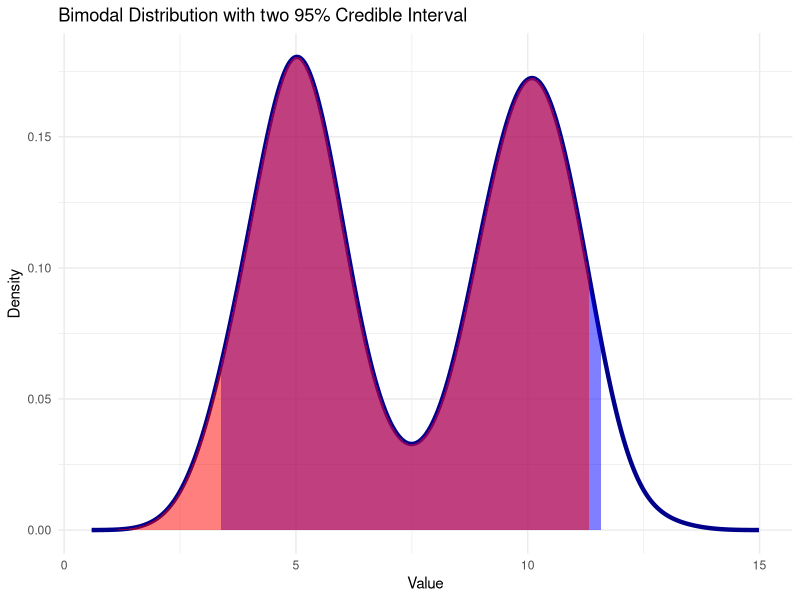
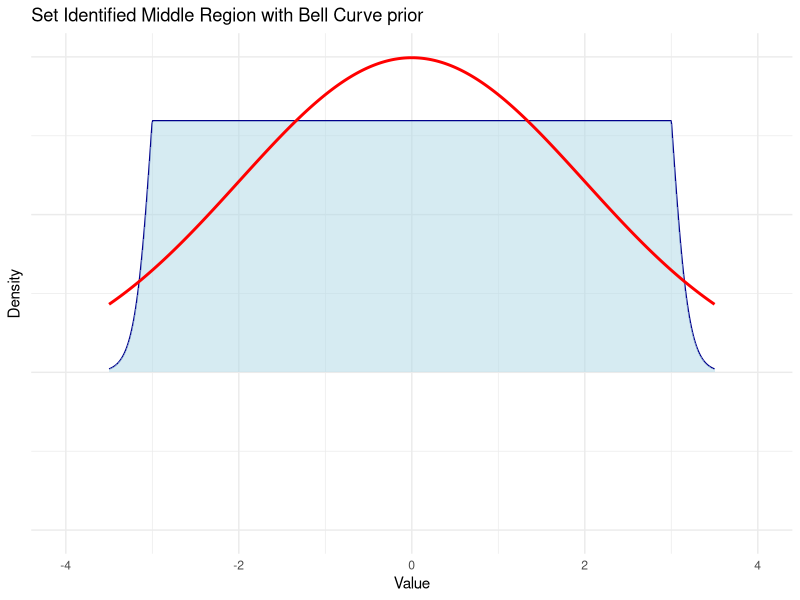
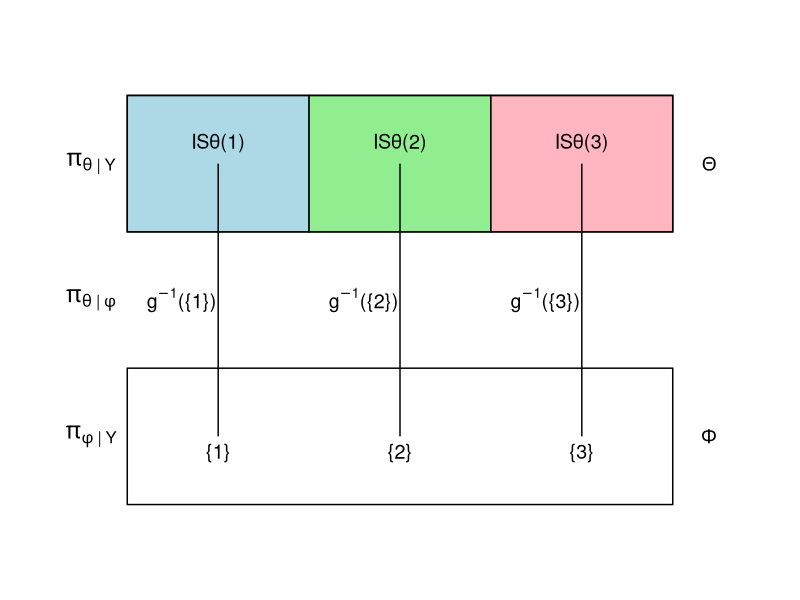
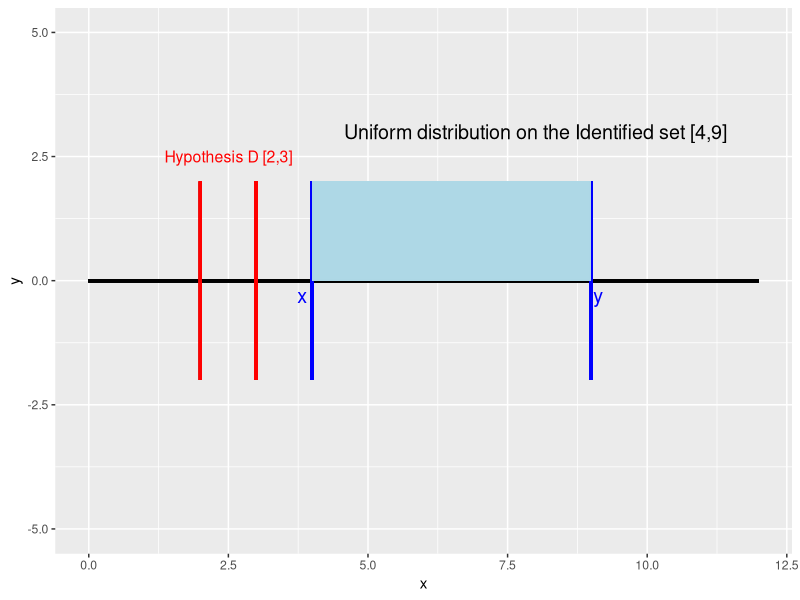
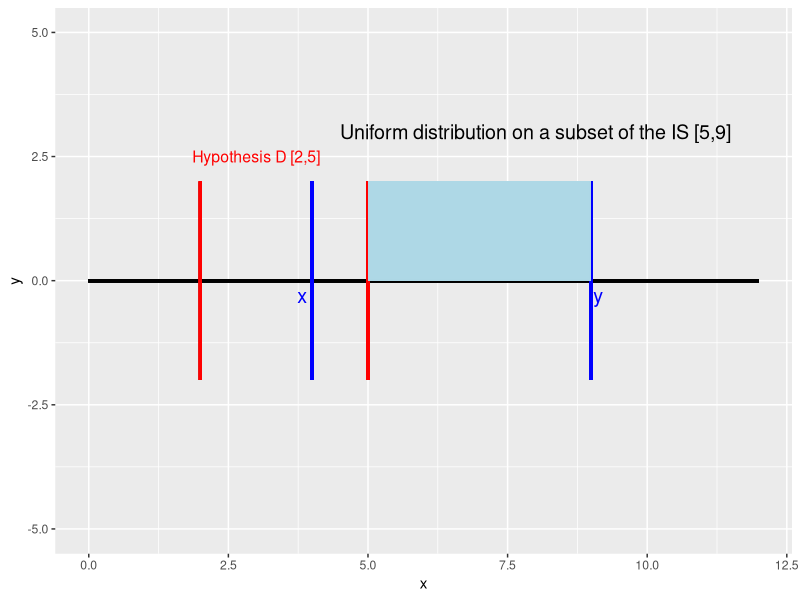
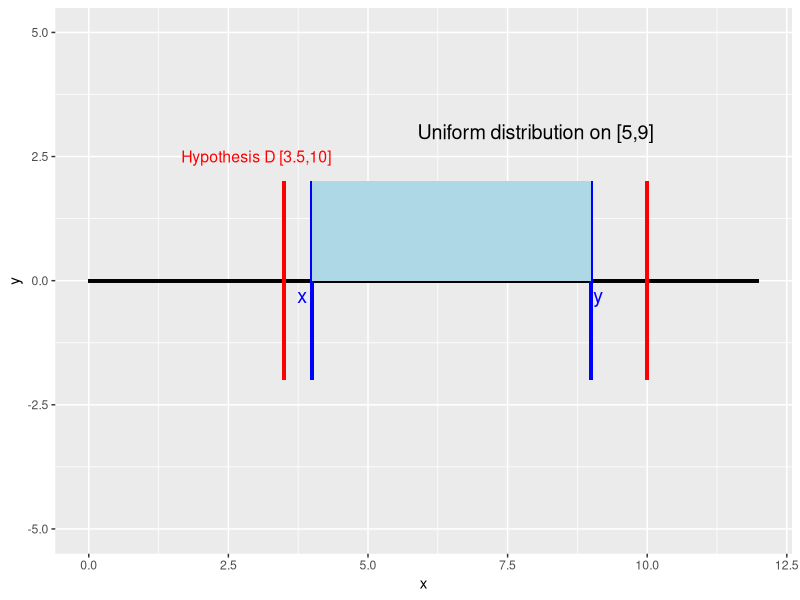
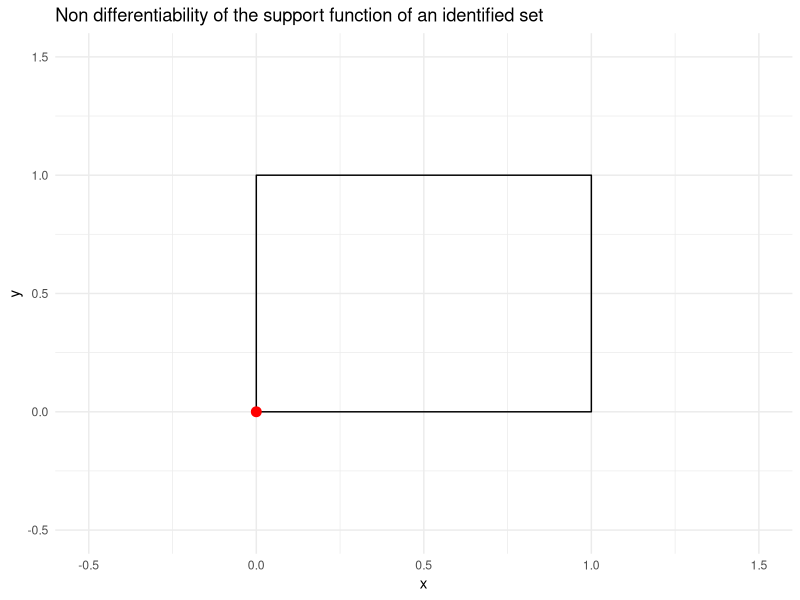
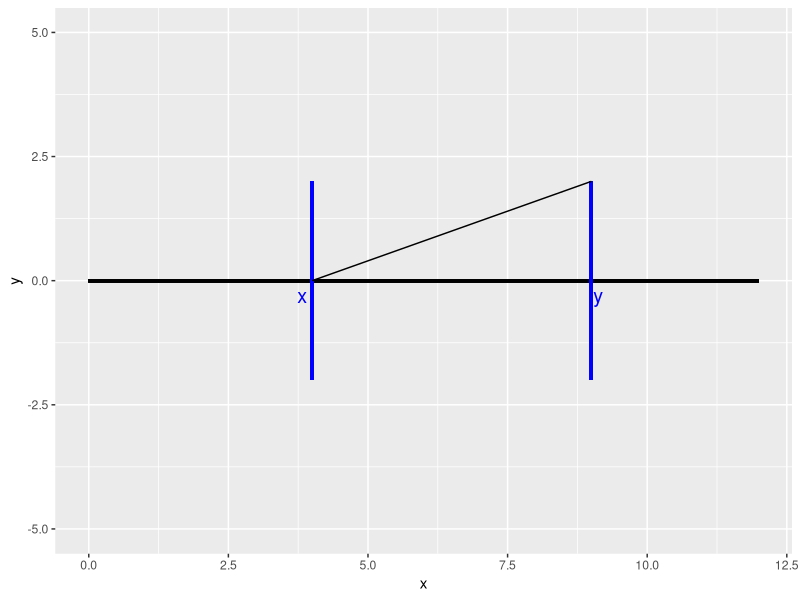

Source code (R) for these figures, in order:
## ---- chunk 1
rm(list = ls())
#install.packages("gganimate")
#install.packages("gifski")
#install.packages("png")
library(tidyverse)
library(dplyr)
library(ggplot2)

## ---- chunk 2
    #| fig-width: 5
    #| fig-height: 4
    # Set seed for reproducibility
    set.seed(123)

    # Number of samples from each normal distribution
    n1 <- 1000
    n2 <- 1000

    # Generate data from two normal distributions
    data1 <- rnorm(n1, mean = 5, sd = 1)  # First mode: mean 5, sd 1
    data2 <- rnorm(n2, mean = 10, sd = 1) # Second mode: mean 10, sd 1

    joint_data <- c(data1, data2) |> sort()
    credible_interval <- quantile(joint_data, probs = c(0.025, 0.975))
    cdf_values <- seq_along(joint_data) / length(joint_data)
    x_95 <- joint_data[which.min(abs(cdf_values - 0.95))]
    density_data <- density(joint_data)

    # Create a data frame with the density values
    density_df <- data.frame(x = density_data$x, y = density_data$y)

    # Plot the joint distribution and the 95% credible interval
    density_df |> ggplot( aes(x = x, y = y)) +
      geom_line(color = "darkblue", size = 1.5) +  # Density line
      geom_ribbon(data = density_df[density_df$x >= credible_interval[1] & density_df$x <= credible_interval[2], ],
                  aes(x = x, ymin = 0, ymax = y), fill = "blue", alpha = 0.5) +  # Credible interval
      labs(title = "Bimodal Distribution with two 95% Credible Interval",
           x = "Value", y = "Density") +
      geom_ribbon(data = density_df[density_df$x <= x_95, ], 
                  aes(x = x, ymin = 0, ymax = y), 
                  fill = "red", alpha = 0.5) +

      theme_minimal()
## ---- chunk 3
n <- 1000  # Number of samples
mean_flat <- 0  # Mean of the flat region
width_flat <- 3  # Width of the flat region (wide for a flat middle region)
decay_width <- 0.5  # Width of the smooth decay region

# Generate x values
x_values <- seq(-width_flat - decay_width, width_flat + decay_width, length.out = n)

# Create flat middle region (uniform distribution)
flat_region <- ifelse(abs(x_values) <= width_flat, 1, 0)


# Create smooth decay using a sigmoid function (logistic decay)
decay_left <- 1 / (1 + exp(-10 * (x_values[x_values < - width_flat] + width_flat)))*2
decay_right <- 2-1 / (1 + exp(-10 * (x_values[x_values > width_flat] - width_flat)))*2

# Combine the regions: flat in the middle and sigmoid decay on the edges
combined_distribution <- flat_region

# Combine decay regions smoothly on both ends
combined_distribution[x_values < -width_flat] <- decay_left
combined_distribution[x_values > width_flat] <- decay_right
combined_distribution <- combined_distribution / sum(combined_distribution) * n /7


mean_normal <- 0  # Mean of the normal distribution
sd_normal <- 2  # Standard deviation of the normal distribution
bell_curve <- dnorm(x_values, mean = mean_normal, sd = sd_normal)


# Create a data frame for plotting
data <- data.frame(x = x_values, y = combined_distribution, bell_curve = bell_curve)

# Plot the distribution and the bell curve with shading for the 95% CDF
ggplot(data, aes(x = x)) +
  # Plot the combined distribution (original plot)
  geom_line(aes(y = y), color = "darkblue") +
  geom_area(aes(y = y), fill = "lightblue", alpha = 0.5) +
  
  # Add the bell curve (normal distribution)
  geom_line(aes(y = bell_curve), color = "red", size = 1) +
  
  # Axis limits and labels
  ylim(-0.1, 0.2) +
  xlim(-4, 4) +
  labs(title = "Set Identified Middle Region with Bell Curve prior",
       x = "Value", y = "Density") +
  
  # Theme settings
  theme_minimal() +
  theme(axis.text.y = element_blank())  # Hide y-axis text

## ---- chunk 4
# Load ggplot2 library
library(ggplot2)

# Create data for the three colored sections (top rectangle divided into thirds)
sections_data <- data.frame(
  xmin = c(0.5, 1.5, 2.5),
  x = c(1,2,3),
  xmax = c(1.5, 2.5, 3.5),
  ymin = rep(2.5, 3),  # Top rectangle's y-range (2.5 to 3.5)
  ymax = rep(3.5, 3),
  y = rep(3, 3),
  color = c("lightblue", "lightgreen", "lightpink"),  # Different colors for each third
  label = c("ISθ(1)", "ISθ(2)", "ISθ(3)")
)

# Create data for the numbers (bottom rectangle)
numbers_data <- data.frame(
  x = c(1, 2, 3),    # x-coordinates for numbers (matching sections)
  y = rep(1, 3),     # y-coordinate for all numbers (bottom of the plot)
  label = c("{1}", "{2}", "{3}")  # Set notation for the numbers
)

# Create a data frame for the connections (lines)
lines_data <- data.frame(
  x_start = c(1, 2, 3),
  y_start = rep(3, 3),  # Starting y-coordinate for top sections
  x_end = c(1, 2, 3),
  y_end = rep(1, 3)     # Ending y-coordinate for numbers
)

# Create the plot
ggplot() +
  # Add the three colored sections at the top (top rectangle divided into thirds)
  geom_rect(data = sections_data, aes(xmin = xmin, xmax = xmax, ymin = ymin, ymax = ymax, fill = color),
            color = "black") +
  geom_text(data = sections_data, aes(x = x, y = y, label = label), vjust = -1, size = 5)+
  annotate("text", x = 0.3, y = 3, label = expression(pi[theta ~ "|" ~ Y]), size = 6, fontface = "italic")+
  annotate("text", x = 0.3, y = 2, label = expression(pi[theta ~ "|" ~ phi]), size = 6, fontface = "italic")+
  annotate("text", x = 0.3, y = 1, label = expression(pi[phi ~ "|" ~ Y]), size = 6, fontface = "italic")+
  
  
  # Add numbers for the bottom part
  geom_text(data = numbers_data, aes(x = x, y = y, label = label), vjust = 1.5, size = 5) +
  
  # Add lines connecting each section to its corresponding number
  geom_segment(data = lines_data, aes(x = x_start, y = y_start, xend = x_end, yend = y_end), 
               linetype = "solid") +
  annotate("text", x = 0.8, y = 2, label = expression(g^{-1} * "({" * 1 * "})"), size = 5, fontface = "italic")+
  
  annotate("text", x = 1.8, y = 2, label = expression(g^{-1} * "({" * 2 * "})"), size = 5, fontface = "italic")+
  annotate("text", x = 2.8, y = 2, label = expression(g^{-1} * "({" * 3 * "})"), size = 5, fontface = "italic")+
  
  # Add a rectangle around the sections (top rectangle, theta)
  geom_rect(aes(xmin = 0.5, xmax = 3.5, ymin = 2.5, ymax = 3.5), 
            color = "black", fill = NA, linetype = "solid") +
  annotate("text", x = 3.7, y = 3, label = expression(Theta), size = 5, fontface = "bold") +
  
  # Add a rectangle around the numbers (bottom rectangle, phi)
  geom_rect(aes(xmin = 0.5, xmax = 3.5, ymin = 0.5, ymax = 1.5), 
            color = "black", fill = NA, linetype = "solid") +
  annotate("text", x = 3.7, y = 1, label = expression(Phi), size = 5, fontface = "bold") +
  
  # Set axis limits and remove axis labels
  xlim(0, 4) + ylim(0, 4) +
  scale_fill_identity() +  # Use the colors specified in the data
  theme_void()  # Remove background, grid, and axes for a clean look
## ---- chunk 5
set.seed(123)

# Simulate some data
x_values <- seq(4,9, length.out = 100)
crazy_values <- seq(0, 10, length.out = 100)
crazy_values <- crazy_values/sum(crazy_values)*100
truncated_normal <- dnorm(x_values, mean = 7, sd = 2)
truncated_normal <- truncated_normal/sum(truncated_normal)*100

# Create a data frame
data <- tibble(
  x = x_values,
  crazy_values = crazy_values,
  truncated_normal_values = truncated_normal
)
plot <- data |> ggplot() +
  # Main axis: horizontal line
  geom_segment(aes(x = 0, xend = 12, y = 0, yend = 0), size = 1) +
  
  # Vertical line for x (point on axis)
  geom_segment(aes(x = 4, xend = 4, y = -2, yend = 2), color = "blue", size = 1) +
  
  # Vertical line for x + a (point on axis)
  geom_segment(aes(x = 9, xend = 9, y = -2, yend = 2), color = "blue", size = 1) +
  
  
  # Text labels for x, a, and x + a
  annotate("text", x = 4, y = -0.3, label = "x", color = "blue", size = 5, hjust = 1.5) +
  annotate("text", x = 9, y = -0.3, label = "y", color = "blue", size = 5, hjust = -0.2) +
  
  # Customize the plot: remove axis lines, ticks, and background
  coord_cartesian(xlim = c(0, 12), ylim = c(-5, 5))

flat_prior <- rep(1, 100)/(9-4)
data <- data |> mutate(flat_prior = flat_prior)
colors <- c("Uniform distribution" = "green")

plot + # Vertical line for x (point on axis)
  geom_segment(aes(x = 2, xend = 2, y = -2, yend = 2), color = "red", size = 1) +
  # Vertical line for x + a (point on axis)
  geom_segment(aes(x = 3, xend = 3, y = -2, yend = 2), color = "red", size = 1) +
  annotate("text", x = 2.5, y = 2.5, label = "Hypothesis D [2,3]", size = 4, color = "red")+
  geom_rect(aes(xmin = 4, xmax = 9, ymin = 0, ymax = 2), fill = "lightblue", alpha = 0.5, title = "Uniform") +
  annotate("text", x = 8, y = 3, label = "Uniform distribution on the Identified set [4,9]", size = 5, color = "black")


#print(plot + geom_line(aes(x = x_values, y = crazy_values)))
## ---- chunk 6
flat_prior <- rep(1, 100)/(9-4)
data <- data |> mutate(flat_prior = flat_prior)
colors <- c("Uniform distribution" = "green")

plot + # Vertical line for x (point on axis)
  geom_segment(aes(x = 2, xend = 2, y = -2, yend = 2), color = "red", size = 1) +
  # Vertical line for x + a (point on axis)
  geom_segment(aes(x = 5, xend = 5, y = -2, yend = 2), color = "red", size = 1) +
  annotate("text", x = 3, y = 2.5, label = "Hypothesis D [2,5]", size = 4, color = "red")+
  
  geom_rect(aes(xmin = 5, xmax = 9, ymin = 0, ymax = 2), fill = "lightblue", alpha = 0.5, title = "Uniform") +
  annotate("text", x = 8, y = 3, label = "Uniform distribution on a subset of the IS [5,9]", size = 5, color = "black")

#print(plot + geom_line(aes(x = x_values, y = crazy_values)))
## ---- chunk 7
flat_prior <- rep(1, 100)/(9-4)
data <- data |> mutate(flat_prior = flat_prior)
colors <- c("Uniform distribution" = "green")

plot + # Vertical line for x (point on axis)
  geom_segment(aes(x = 3.5, xend = 3.5, y = -2, yend = 2), color = "red", size = 1) +
  # Vertical line for x + a (point on axis)
  geom_segment(aes(x = 10, xend = 10, y = -2, yend = 2), color = "red", size = 1) +
  annotate("text", x = 3, y = 2.5, label = "Hypothesis D [3.5,10]", size = 4, color = "red")+
  
  geom_rect(aes(xmin = 4, xmax = 9, ymin = 0, ymax = 2), fill = "lightblue", alpha = 0.5, title = "Uniform") +
  annotate("text", x = 8, y = 3, label = "Uniform distribution on [5,9]", size = 5, color = "black")

## ---- chunk 8

square_data <- data.frame(
  x = c(0, 1, 1, 0, 0),
  y = c(0, 0, 1, 1, 0)
)

# Create a data frame for the red dot
dot_data <- data.frame(x = 0, y = 0)

# Create the plot
ggplot() +
  # Add the square (polygon)
  geom_polygon(data = square_data, aes(x = x, y = y), fill = NA, color = "black") +
  # Add the red dot at (0,0)
  geom_point(data = dot_data, aes(x = x, y = y), color = "red", size = 3) +
  # Set axis limits
  xlim(-0.5, 1.5) + ylim(-0.5, 1.5) +
  # Add labels and title
  labs(x = "x", y = "y", title = "Non differentiability of the support function of an identified set") +
  theme_minimal()

## ---- chunk 9
# Simulate some data with an interval
set.seed(123)

# Simulate some data
x_values <- seq(4,9, length.out = 100)
crazy_values <- seq(0, 10, length.out = 100)
crazy_values <- crazy_values/sum(crazy_values)*100
truncated_normal <- dnorm(x_values, mean = 7, sd = 2)
truncated_normal <- truncated_normal/sum(truncated_normal)*100

# Create a data frame
data <- tibble(
  x = x_values,
  crazy_values = crazy_values,
  truncated_normal_values = truncated_normal
)

# Define the x-axis interval you want to highlight (e.g., from x = 3 to x = 7)

# Plot the line and highlight the interval on the x-axis
plot <- data |> ggplot() +
  # Main axis: horizontal line
  geom_segment(aes(x = 0, xend = 12, y = 0, yend = 0), size = 1) +
  
  # Vertical line for x (point on axis)
  geom_segment(aes(x = 4, xend = 4, y = -2, yend = 2), color = "blue", size = 1) +
  
  # Vertical line for x + a (point on axis)
  geom_segment(aes(x = 9, xend = 9, y = -2, yend = 2), color = "blue", size = 1) +
  
  
  # Text labels for x, a, and x + a
  annotate("text", x = 4, y = -0.3, label = "x", color = "blue", size = 5, hjust = 1.5) +
  annotate("text", x = 9, y = -0.3, label = "y", color = "blue", size = 5, hjust = -0.2) +
  
  # Customize the plot: remove axis lines, ticks, and background
  coord_cartesian(xlim = c(0, 12), ylim = c(-5, 5))
## ---- chunk 10
print(plot + geom_line(aes(x = x_values, y = crazy_values)))
## ---- chunk 11
print(plot + geom_line(aes(x = x_values, y = truncated_normal)))
